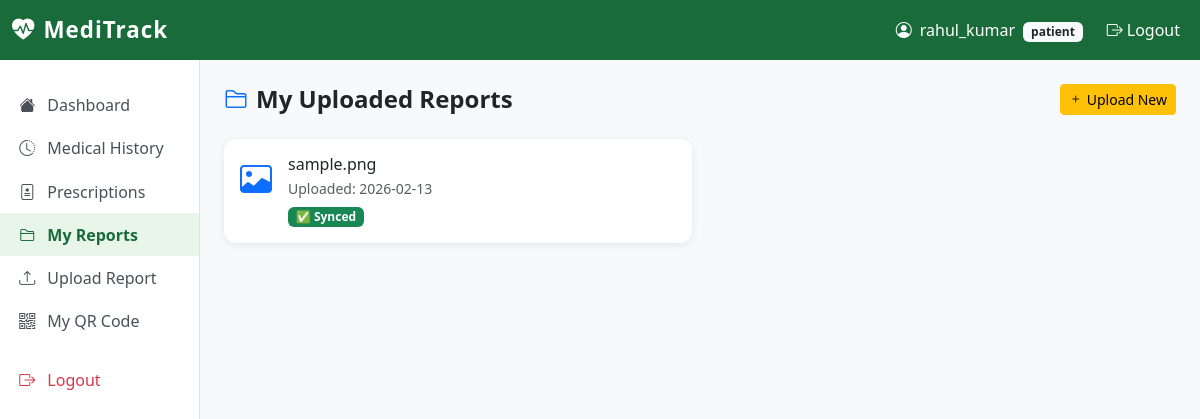
/patient/reports (signed in), run on the app's committed database.
### tables this page shows
CREATE TABLE medical_reports (
            report_id TEXT PRIMARY KEY,             -- Unique report ID
            patient_id TEXT NOT NULL,               -- Links to patients
            file_name TEXT NOT NULL,                -- Original file name
            file_path TEXT NOT NULL,                -- Local storage path
            file_type TEXT NOT NULL,                -- pdf / png / jpg / jpeg
            upload_date TEXT NOT NULL,              -- When uploaded
            description TEXT,                       -- Patient's description of report
            cloud_url TEXT,                         -- Supabase URL after sync
            sync_status TEXT DEFAULT 'pending',     -- Cloud sync status
            FOREIGN KEY (patient_id) REFERENCES patients(patient_id)
        );

### app/routes/patient.py (the view)
@patient_bp.route('/reports')
@patient_required
def view_reports():
    patient = get_current_patient()
    patient_id = patient['patient_id']
    reports = execute_query(
        "SELECT * FROM medical_reports WHERE patient_id = ? ORDER BY upload_date DESC",
        (patient_id,), fetch=True
    )
    return render_template('patient/reports.html',
        patient=patient,
        reports=reports or []
    )

### app/database/local_db.py (called while the page is built)
def get_connection():
    conn = sqlite3.connect(LOCAL_DB_PATH)
    conn.row_factory = sqlite3.Row  # Allows accessing columns by name
    conn.execute("PRAGMA foreign_keys = ON")  # Enable foreign key support
    conn.execute("PRAGMA journal_mode = WAL")  # Better performance for concurrent access
    return conn

def execute_query(query, params=(), fetch=False, fetchone=False):
    conn = get_connection()
    cursor = conn.cursor()
    try:
        cursor.execute(query, params)
        if fetchone:
            result = cursor.fetchone()
            return dict(result) if result else None
        if fetch:
            results = cursor.fetchall()
            return [dict(row) for row in results]
        conn.commit()
        return cursor.lastrowid
    except Exception as e:
        conn.rollback()
        raise e
    finally:
        conn.close()

### app/routes/patient.py (called while the page is built)
def patient_required(f):
    @wraps(f)
    def decorated_function(*args, **kwargs):
        if 'user_id' not in session:
            flash('Please log in to access this page.', 'error')
            return redirect(url_for('auth.login'))
        if session.get('role') != 'patient':
            flash('Access denied. This page is for patients only.', 'error')
            return redirect(url_for('auth.dashboard_redirect'))
        return f(*args, **kwargs)
    return decorated_function

def get_current_patient():
    return execute_query(
        "SELECT * FROM patients WHERE user_id = ?",
        (session['user_id'],),
        fetchone=True
    )

### app/templates/patient/reports.html (shortened to what this page needs)
{% extends "base.html" %}
{% block content %}
<div class="d-flex justify-content-between align-items-center mb-4">
    <h4 class="fw-bold mb-0"><i class="bi bi-folder2 me-2 text-primary"></i>My Uploaded Reports</h4>
    <a href="/patient/upload" class="btn btn-warning btn-sm"><i class="bi bi-plus me-1"></i>Upload New</a>
</div>
{% if reports %}
<div class="row g-3">
{% for r in reports %}
<div class="col-md-6">
    <div class="card h-100">
        <div class="card-body">
            <div class="d-flex align-items-start">
                <i class="bi bi-{{ 'file-pdf text-danger' if r.file_type == 'pdf' else 'image text-primary' }} me-3" style="font-size:2rem;"></i>
                <div class="flex-grow-1">
                    <h6 class="mb-1">{{ r.file_name }}</h6>
                    <small class="text-muted d-block">Uploaded: {{ r.upload_date[:10] }}</small>
                    <span class="badge {{ 'bg-success' if r.sync_status == 'synced' else 'bg-warning text-dark' }} mt-2">
                        {{ '✅ Synced' if r.sync_status == 'synced' else '🔄 Pending Sync' }}
                    </span>
                </div>
            </div>
        </div>
    </div>
</div>
{% endfor %}
</div>
{% else %}
<div class="text-center py-5">
    <i class="bi bi-folder2-open text-muted" style="font-size:3rem;"></i>
    <p class="text-muted mt-3">No reports uploaded yet.</p>
    <a href="/patient/upload" class="btn btn-warning">Upload Your First Report</a>
</div>
{% endif %}
{% endblock %}

### app/templates/base.html (style rules this page uses)
:root { --primary: #1a6b3a; --primary-dark: #124d2b; --accent: #e8f5e9; --danger-bg: #fff5f5; }
body { background-color: #f8f9fa; font-family: 'Segoe UI', sans-serif; }
.card { border: none; box-shadow: 0 2px 8px rgba(0,0,0,0.08); border-radius: 12px; }

### data on the page
medical_reports: file_name "sample.png", upload_date "2026-02-13", sync_status "✅ Synced"

### other printed values
{{ session.username }} "rahul_kumar"
{{ session.role }} "patient"
